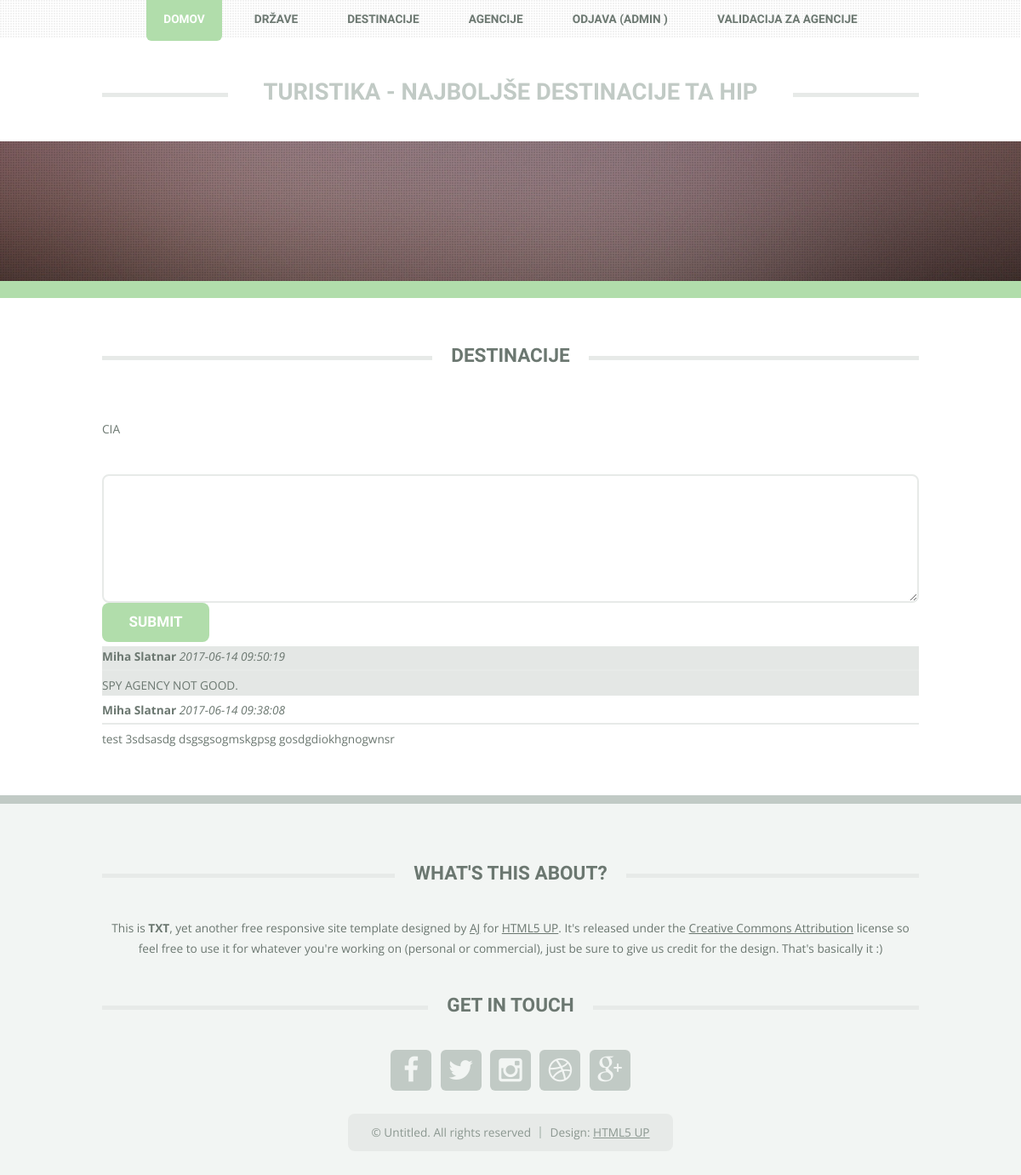
The app's page /agency.php?id=2 (signed in) with its own data.
### tables this page shows
CREATE TABLE `agencies` (
  `id` int(11) NOT NULL,
  `title` varchar(75) NOT NULL,
  `user_name` varchar(100) NOT NULL,
  `pass` varchar(250) NOT NULL,
  `email` varchar(100) NOT NULL,
  `avatar` varchar(150) DEFAULT NULL,
  `admin` int(11) NOT NULL
);

CREATE TABLE `agency_comments` (
  `id` int(11) NOT NULL,
  `user_id` int(11) NOT NULL,
  `agency_id` int(11) NOT NULL,
  `content` text NOT NULL,
  `date_add` timestamp NOT NULL DEFAULT CURRENT_TIMESTAMP ON UPDATE CURRENT_TIMESTAMP
);

CREATE TABLE `users` (
  `id` int(11) NOT NULL,
  `email` varchar(100) NOT NULL,
  `pass` varchar(100) NOT NULL,
  `first_name` varchar(50) DEFAULT NULL,
  `last_name` varchar(50) NOT NULL,
  `avatar` varchar(200) DEFAULT NULL,
  `admin` int(11) NOT NULL
);

### agency.php (the view, shortened to what this page needs)
<?php
include_once 'header.php';
include_once 'database.php';
$agency_id = $_GET['id'];
$query = "SELECT * FROM agencies WHERE id = $agency_id";
$result = mysqli_query($link, $query);
$agency = mysqli_fetch_array($result);
?>
<p><?php echo $agency['title'];?></p>
<form method="post" action="agency_comment_insert.php">
    <textarea rows="5" cols="5" name="comment"></textarea>
    <input type="submit" name="submit">
</form>
<?php
$query = "SELECT *, ac.id AS acid
                FROM agency_comments ac INNER JOIN
                users u ON ac.user_id=u.id
                WHERE ac.agency_id = $agency_id
                ORDER BY ac.date_add DESC";
$result = mysqli_query($link, $query);
$st = 1;
    while ($row = mysqli_fetch_array($result)) {
        if ($st%2==0) {
            echo '<div class="soda">';
        }
        else {
            echo '<div class="liha">';
        }
                echo '<span class="username">'.
                $row['first_name'].' '.
                $row['last_name'].
                '</span> ';
                echo '<span class="commentdate">'.
                $row['date_add'].'
                </span>';
                echo '<hr />';
                echo $row['content'];
        echo '</div>';
        $st ++;
    }
    ?>
<?php
include_once 'footer.php';
?>

### css/lightbox.css (style rules this page uses)
body:after { content: url(../img/close.png) url(../img/loading.gif) url(../img/prev.png) url(../img/next.png); display: none; }

### css/style.css (style rules this page uses)
body { background: #f2f5f3; }
body,input,textarea,select { font-family: 'Open Sans', sans-serif; font-weight: 400; color: #6b7770; font-size: 11.5pt; line-height: 2em; }
hr { border: 0; border-top: solid 2px #E7EAE8; margin: 0 0 3em 0; }
p, ul, ol, dl, table { margin-bottom: 3em; }
input[type="button"], input[type="submit"], input[type="reset"], .button { -webkit-appearance: none; display: inline-block; font-family: 'Open Sans Condensed', sans-serif; font-weight: 700; text-transform: uppercase; text-decoration: none; background: #b1ddab; color: #fff; border: 0; line-height: 1em; border-radius: 8px; outline: 0; cursor: pointer; -moz-transition: background-color .2s ease-in-out; -webkit-transition: background-color .2s ease-in-out; -o-transition: background-color .2s ease-in-out; -ms-transition: background-color .2s ease-in-out; transition: background-color .2s ease-in-out; }
form input[type="text"], form input[type="email"], form input[type="password"], form select, form textarea { -webkit-appearance: none; display: block; width: 100%; border-radius: 8px; border: solid 2px #E7EAE8; }
form textarea { min-height: 9em; padding: 1em; }
div.liha { background-color: #E4E7E5; margin: 5px 0px; }
.username { font-weight: bold; }
.commentdate { font-style: italic; }
div hr { margin-bottom: 5px; margin-top: 3px; }

### css/style-desktop.css (style rules this page uses)
input[type="button"], input[type="submit"], input[type="reset"], .button { font-size: 1.25em; padding: 0.85em 1.85em; }

### css/style-1000px.css (style rules this page uses)
body { min-width: 960px; }
body,input,textarea,select { font-size: 10.25pt; line-height: 1.75em; }

### records on screen
agencies: title "CIA"
agency_comments: user.first_name "Miha", user.last_name "Slatnar", date_add "2017-06-14 09:50:19", content "SPY AGENCY NOT GOOD."
agency_comments: user.first_name "Miha", user.last_name "Slatnar", date_add "2017-06-14 09:38:08", content "test 3sdsasdg dsgsgsogmskgpsg gosdgdiokhgnogwnsr"

### other values on screen
$_SESSION['first_name'] "ADMIN"
